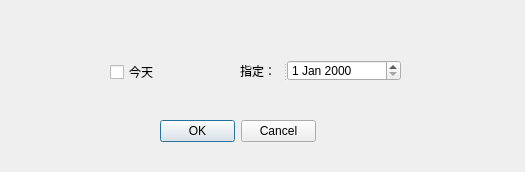
<?xml version="1.0" encoding="UTF-8"?>
<ui version="4.0">
 <class>dayRecordSetting</class>
 <widget class="QWidget" name="dayRecordSetting">
  <property name="geometry">
   <rect>
    <x>0</x>
    <y>0</y>
    <width>525</width>
    <height>172</height>
   </rect>
  </property>
  <property name="windowTitle">
   <string>Form</string>
  </property>
  <widget class="QDialogButtonBox" name="submit">
   <property name="geometry">
    <rect>
     <x>160</x>
     <y>120</y>
     <width>156</width>
     <height>23</height>
    </rect>
   </property>
   <property name="standardButtons">
    <set>QDialogButtonBox::Cancel|QDialogButtonBox::Ok</set>
   </property>
  </widget>
  <widget class="QSplitter" name="splitter">
   <property name="geometry">
    <rect>
     <x>240</x>
     <y>60</y>
     <width>161</width>
     <height>21</height>
    </rect>
   </property>
   <property name="orientation">
    <enum>Qt::Horizontal</enum>
   </property>
   <widget class="QLabel" name="label">
    <property name="text">
     <string>指定：</string>
    </property>
   </widget>
   <widget class="QDateEdit" name="someDay"/>
  </widget>
  <widget class="QCheckBox" name="today">
   <property name="geometry">
    <rect>
     <x>110</x>
     <y>64</y>
     <width>71</width>
     <height>16</height>
    </rect>
   </property>
   <property name="text">
    <string>今天</string>
   </property>
  </widget>
 </widget>
 <resources/>
 <connections/>
</ui>
